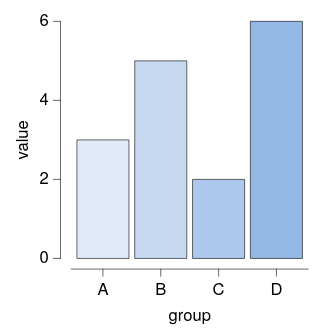

Specify this chart in Vega-Lite:
### Vega-Lite specification from a JSON file in a GitHub repository (floating-point values rounded to 4 significant figures)
{"background": null, "config": {"arc": {"fill": "#DBDBDB", "fillOpacity": 1.0, "innerRadius": 25.0, "padAngle": 0.03, "stroke": "black", "strokeOpacity": 1, "strokeWidth": 0.25}, "area": {"fill": "#DBDBDB", "fillOpacity": 1.0, "stroke": "black", "strokeOpacity": 1, "strokeWidth": 0.25}, "axis": {"domain": true, "domainCap": "round", "domainColor": "black", "domainWidth": 0.25, "grid": false, "gridCap": "round", "gridColor": "#F1F1F1", "gridDash": [0, 0], "gridOpacity": 1.0, "gridWidth": 0.25, "labelColor": "black", "labelFont": "Helvetica Neue, HelveticaNeue, Helvetica, Arial, sans-serif", "labelFontSize": 7, "labelFontStyle": "normal", "labelFontWeight": 400, "offset": 4.5, "ticks": true, "tickCap": "round", "tickColor": "black", "tickRound": false, "tickSize": 3, "tickWidth": 0.25, "titleColor": "black", "titleFont": "Helvetica Neue, HelveticaNeue, Helvetica, Arial, sans-serif", "titleFontSize": 7, "titleFontStyle": "normal", "titleFontWeight": 400}, "axisX": {"domain": true, "labelAlign": "center", "labelAngle": 0, "labels": true, "ticks": true, "translate": 0}, "axisY": {"domain": true, "labelAlign": "right", "labelAngle": 0, "labels": true, "ticks": true, "translate": 0}, "axisRight": {"domain": true, "labelAlign": "left", "labelAngle": 0, "labels": true, "ticks": true, "translate": 0}, "axisTop": {"domain": true, "labelAlign": "center", "labelAngle": 0, "labels": true, "ticks": true, "translate": 0}, "axisBand": {"tickOffset": 0}, "bar": {"fill": "#DBDBDB", "fillOpacity": 1.0, "stroke": "black", "strokeOpacity": 1, "strokeWidth": 0.25}, "boxplot": {"size": 9.0, "ticks": {"cornerRadius": 0.25, "fill": "black", "opacity": 1, "size": 4.5, "thickness": 0.25}, "box": {"fillOpacity": 1.0, "stroke": "black", "strokeOpacity": 1, "strokeWidth": 0.25}, "median": {"cornerRadius": 0, "fill": "black", "fillOpacity": 1.0, "opacity": 1, "size": 9.0, "thickness": 0.25}, "rule": {"fill": "black", "fillOpacity": 1.0, "size": 10.0, "stroke": "black", "strokeDash": [0, 0], "strokeOpacity": 1, "strokeWidth": 0.25}, "outliers": {"color": "black", "fill": "black", "fillOpacity": 1.0, "size": 0, "stroke": "black", "strokeOpacity": 1, "strokeWidth": 0.25}}, "circle": {"fill": "black", "fillOpacity": 1.0, "size": 1.25, "stroke": null, "strokeOpacity": 1, "strokeWidth": 0.25}, "errorband": {"band": {"fillOpacity": 0.6, "stroke": null, "strokeWidth": 0.25, "strokeOpacity": 1}, "borders": {"opacity": 0, "strokeOpacity": 0.25, "strokeWidth": 1}}, "errorbar": {"opacity": 1, "rule": {"strokeDash": [0, 0], "strokeWidth": 0.25}, "ticks": {"color": "black", "cornerRadius": 0.125, "opacity": 1, "size": 6.0, "thickness": 0.25}, "thickness": 0.25}, "font": "Helvetica Neue, HelveticaNeue, Helvetica, Arial, sans-serif", "geoshape": {"fill": "#DBDBDB", "fillOpacity": 1.0, "stroke": "black", "strokeOpacity": 1, "strokeWidth": 0.25}, "header": {"labelColor": "black", "labelFont": "Helvetica Neue, HelveticaNeue, Helvetica, Arial, sans-serif", "labelFontSize": 7, "labelFontStyle": "normal", "labelFontWeight": 400, "titleColor": "black", "titleFont": "Helvetica Neue, HelveticaNeue, Helvetica, Arial, sans-serif", "titleFontSize": 7, "titleFontStyle": "normal", "titleFontWeight": 400, "titlePadding": 0}, "legend": {"disable": false, "offset": 4.5, "titlePadding": 4, "labelOffset": 2, "gradientLabelOffset": 2, "gradientLength": 50.0, "gradientThickness": 5.0, "gradientOpacity": 1.0, "gradientStrokeColor": "black", "gradientStrokeWidth": 0.25, "labelColor": "black", "labelFont": "Helvetica Neue, HelveticaNeue, Helvetica, Arial, sans-serif", "labelFontSize": 7, "labelFontStyle": "normal", "labelFontWeight": 400, "strokeColor": "black", "strokeWidth": 0, "symbolSize": 42, "symbolStrokeColor": "black", "symbolStrokeWidth": 0.25, "titleColor": "black", "titleFont": "Helvetica Neue, HelveticaNeue, Helvetica, Arial, sans-serif", "titleFontSize": 7, "titleFontStyle": "normal", "titleFontWeight": 400}, "line": {"color": "black", "stroke": "black", "strokeCap": "round", "strokeDash": [0, 0], "strokeOpacity": 1, "strokeWidth": 0.375}, "point": {"filled": true, "fill": "#DBDBDB", "fillOpacity": 1.0, "size": 5.0, "stroke": "black", "strokeOpacity": 1, "strokeWidth": 0.25}, "range": {"category": ["#DFE9F7", "#C6D9F1", "#ADC8EC", "#94B8E6", "#7AA8E0", "#6097DA", "#4D87CA", "#4177B1", "#386898", "#2F597F", "#264A69", "#1D3A58"], "diverging": {"scheme": ["#DFE9F7", "#C6D9F1", "#ADC8EC", "#94B8E6", "#7AA8E0", "#6097DA", "#4D87CA", "#4177B1", "#386898", "#2F597F", "#264A69", "#1D3A58"]}, "heatmap": {"scheme": ["#DFE9F7", "#C6D9F1", "#ADC8EC", "#94B8E6", "#7AA8E0", "#6097DA", "#4D87CA", "#4177B1", "#386898", "#2F597F", "#264A69", "#1D3A58"]}, "ordinal": {"scheme": ["#DFE9F7", "#C6D9F1", "#ADC8EC", "#94B8E6", "#7AA8E0", "#6097DA", "#4D87CA", "#4177B1", "#386898", "#2F597F", "#264A69", "#1D3A58"]}, "ramp": {"scheme": ["#DFE9F7", "#C6D9F1", "#ADC8EC", "#94B8E6", "#7AA8E0", "#6097DA", "#4D87CA", "#4177B1", "#386898", "#2F597F", "#264A69", "#1D3A58"]}}, "rule": {"color": "black", "stroke": "black", "strokeCap": "round", "strokeDash": [2, 2], "strokeOpacity": 1, "strokeWidth": 0.25}, "scale": {"bandPaddingInner": 0.1, "bandPaddingOuter": 0.1, "round": false}, "rect": {"fill": "#DBDBDB", "fillOpacity": 1.0, "stroke": "black", "strokeOpacity": 1, "strokeWidth": 0.25}, "square": {"fill": "#DBDBDB", "fillOpacity": 1.0, "size": 10.0, "stroke": "black", "strokeOpacity": 1, "strokeWidth": 0.25}, "text": {"color": "black", "font": "Helvetica Neue, HelveticaNeue, Helvetica, Arial, sans-serif", "fontSize": 7, "fontStyle": "normal", "fontWeight": 400}, "tick": {"color": "black", "cornerRadius": 0.125, "opacity": 1.0, "size": 9.0, "thickness": 0.25}, "title": {"anchor": "middle", "frame": "group", "color": "black", "font": "Helvetica Neue, HelveticaNeue, Helvetica, Arial, sans-serif", "fontSize": 7, "fontStyle": "normal", "fontWeight": 400, "subtitleColor": "black", "subtitleFont": "Helvetica Neue, HelveticaNeue, Helvetica, Arial, sans-serif", "subtitleFontSize": "Helvetica Neue, HelveticaNeue, Helvetica, Arial, sans-serif", "subtitleFontStyle": "normal", "subtitleFontWeight": 400}, "trail": {"color": "black", "opacity": 1, "size": 0.375}, "view": {"continuousWidth": 100, "continuousHeight": 100, "discreteWidth": 100, "discreteHeight": 100, "fill": null, "stroke": null, "strokeWidth": 0.25}}, "data": {"name": "data-4142aea53afa8511718d08fe069c71cc"}, "mark": {"type": "bar"}, "encoding": {"color": {"field": "group", "legend": null, "type": "nominal"}, "x": {"field": "group", "type": "nominal"}, "y": {"field": "value", "type": "quantitative"}}, "$schema": "https://vega.github.io/schema/vega-lite/v6.4.1.json", "datasets": {"data-4142aea53afa8511718d08fe069c71cc": [{"group": "A", "value": 3.0}, {"group": "B", "value": 5.0}, {"group": "C", "value": 2.0}, {"group": "D", "value": 6.0}]}}
